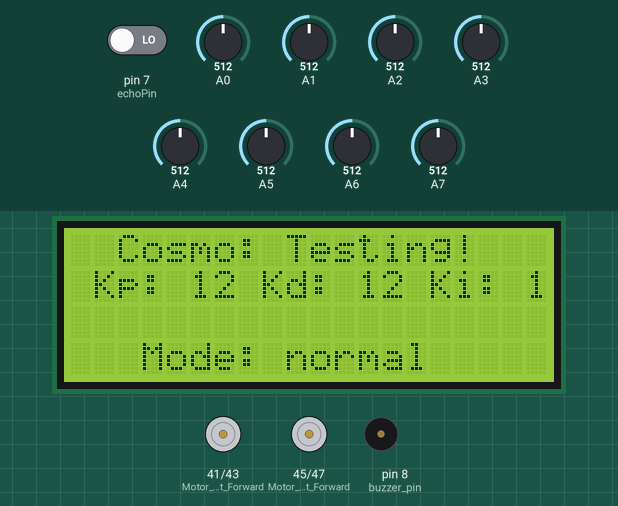
Bench run of a sketch on a simulated Arduino Mega 2560, built with avr-gcc and run on an emulated ATmega2560. Shown: 20×4 character LCD, motor-driver pin pairs drawn as motors (green arrow = first pin HIGH = forward, orange = second pin HIGH = backward, longer = more drive, scaled by the enable pin), buzzer (waves = sounding, pin HIGH). The test bench sets the inputs (shaded band); at power-on: pin 7 (echoPin) LOW, A0 = 512, A1 = 512, A2 = 512, A3 = 512, A4 = 512, A5 = 512, A6 = 512, A7 = 512. EEPROM starts erased; what the sketch prints to the serial monitor is not drawn.

Above: at 1.6 s.
1.7 s: pin 7 (echoPin) driven HIGH
At 2.7 s:
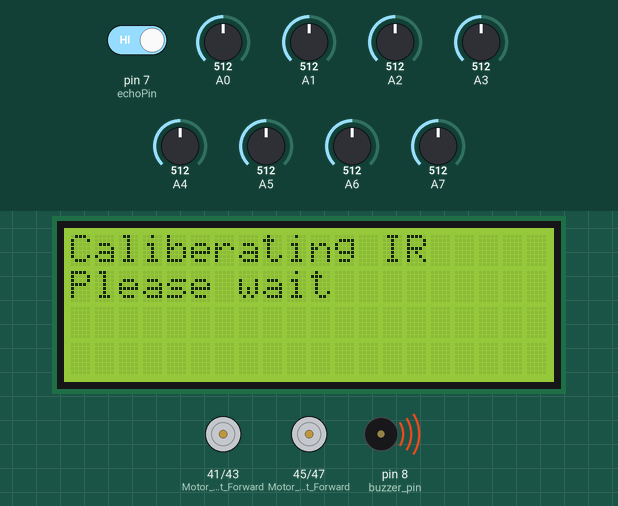
At 33.9 s:
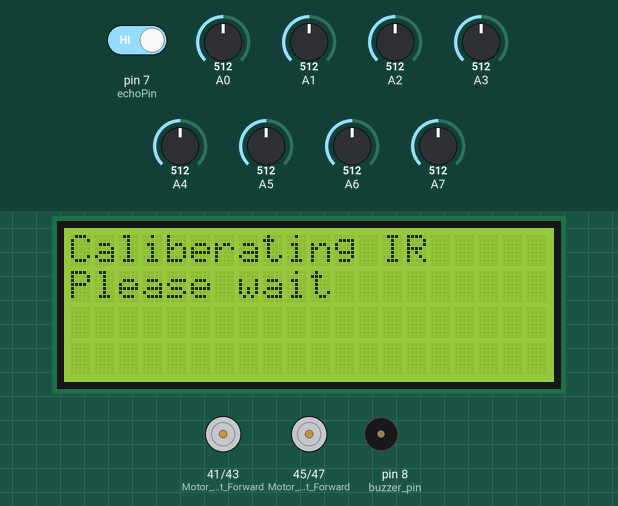
Timing chart, 0 to 35.4 s (numbered marks = the images above; inputs shaded):
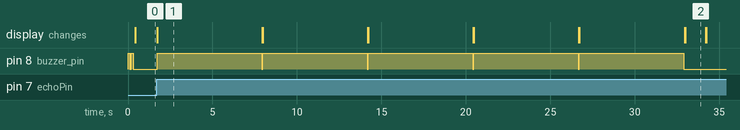

The sketch:

Line_Following_with_Bends.ino
```cpp
// THIS IS FIRST AND SIMPLEST WORKING CODE FOR CALIBERATION AND BEND TAKING

#include <Arduino.h>

#include <LiquidCrystal_I2C.h>

#include <EEPROM.h>

// Define the size of the array and the EEPROM address to start writing data
const int arraySize = 8; // Adjust this based on your array size
const int eepromAddress = 0; // EEPROM address where you want to start writing


// Define PID parameters
double Kp = 12;
double Ki = 1.5;
double Kd = 12;

// Initialize PID variables
double prevError = 0;
double integral = 0;
double derivative = 0;

//recorrect
int Ir_thresholds[] = {300, 300, 100, 100, 100, 105, 400, 400};


LiquidCrystal_I2C lcd(0x27,20,4);  // set the LCD address to 0x27 for a 16 chars and 2 line display

//define trig pin 6 and echo pin 7
#define trigPin 6
#define echoPin 7

//pushbutton input for caliberation
#define caliberation 7

//pin for buzzer
#define buzzer_pin 8

//pin for right bend sensor
#define right_bend_sensor 9

bool swich = 1;

bool bend_start = false;

bool bend_condition = false;

int now_time = 0;

String mode = "normal";

//IR_array 8 space empty array
int IR_array[8];

int Threshold = 100;

//define right motor enable pin is 3 and left 2
#define ENR 3
#define ENL 2

#define Motor_Right_Forward 41
#define Motor_Right_Backward 43
#define Motor_Left_Forward 45
#define Motor_Left_Backward 47

// defines variables
long duration;
int distance;

// bool Switch = 0; //0 for left ; 1 for right;
int x = 0;

void motor(int motor, int direction);
void caliberate();
void buzzer_beep();
void LCD_initial();

void setup() {

  pinMode(buzzer_pin, OUTPUT);

  //pin 8 is buzzer, tur it on and off for 2 quick beeps
  buzzer_beep();
  delay(100);
  buzzer_beep();


  lcd.init(); // initialize the lcd
  // Print a message to the LCD.
  lcd.backlight();

  LCD_initial();

  //pinmode trig and echo
  pinMode(trigPin, OUTPUT);
  pinMode(echoPin, INPUT);

  //Serial begin
  Serial.begin(9600);

  for (int i = 0; i < 8; i++) {
    Ir_thresholds[i] = EEPROM.read(i)*4;
  }

  Serial.print("int IR_thresholds[] = {");
  for (int i = 0; i < 8; i++){
    Serial.print(Ir_thresholds[i]);
    Serial.print(", ");
  }
  Serial.println("};    ");


  pinMode(Motor_Right_Forward, OUTPUT);
  pinMode(Motor_Right_Backward, OUTPUT);
  pinMode(Motor_Left_Forward, OUTPUT);
  pinMode(Motor_Left_Backward, OUTPUT);

  pinMode(right_bend_sensor, INPUT);


  // digitalWrite(Motor_Right_Forward,1);

  motor(1,1);
  motor(2,1);

  pinMode(caliberation, INPUT);

}

int temp = 0;

void loop() {

  if (digitalRead(caliberation) == 1){
    caliberate();
  }


  //serial print from A0 to A7
   for (int i = 0; i < 8; i++){
    // Serial.print(analogRead(i));
    // Serial.print(" ");
    if (analogRead(i) < Ir_thresholds[i]){
      temp = 1;}
    else{
      temp = 0;}
     IR_array[i] = temp;

   }

//  for (int i = 0; i < 8; i++){
//    Serial.print(IR_array[i]);
//    Serial.print(" ");
//   }
//   Serial.println(" ");

  int array_lit_amount = IR_array[0] + IR_array[1] + IR_array[2] + IR_array[3] + IR_array[4] + IR_array[5] + IR_array[6] + IR_array[7];
  float left_sum = -5*IR_array[0] -3*IR_array[1] -2*IR_array[2] -1*IR_array[3];
  float right_sum = 1*IR_array[4] +2*IR_array[5] +3*IR_array[6] +5*IR_array[7];
  int position = left_sum + right_sum;

   derivative = position - prevError;

  int PID_constant = position*Kp + Kd * derivative;

  prevError = position;

  //Serial.println(position);
  // lcd.setCursor(2,2);
  // lcd.print("The IR weight: ");
  // lcd.print(position);

  int Drive_constant = 60;

  int Left_drive = Drive_constant + PID_constant;
  int Right_drive = Drive_constant - PID_constant;


  if (Left_drive > 255){
    Left_drive = 255;
  }

  if (Left_drive < 0){
    Left_drive = 0;
  }

  if (Right_drive > 255){
    Right_drive = 255;
  }

  if (Right_drive < 0){
    Right_drive = 0;
  }

  // lcd.setCursor(0,3);
  // lcd.print("Right: ");
  // lcd.print(Right_drive);
  // lcd.print(" Left: ");
  // lcd.print(Left_drive);

  //end detection
  if (array_lit_amount == 8){
    swich = 0;
  }

  // if (mode == "normal"){
  //   //bend detection
  //   if(right_sum >= 9 && left_sum > -4){
  //     //breaking
  //     motor(1,0);
  //     motor(2,0);
  //     now_time = millis();
  //     mode = "bend";

  //     bend_start = true;

  //     lcd.setCursor(3,3);
  //     lcd.print("Mode: ");
  //     lcd.print(mode);

  //   }
  // }

  if (mode == "bend"){
    if(bend_start == true){
      bend_start = false;
      bend_condition = false;
      while (digitalRead(right_bend_sensor) == 0){
        digitalWrite(buzzer_pin,HIGH);
        // Serial.print("in loop:  ");
        // Serial.println(digitalRead(right_bend_sensor));
        motor(1,1);
        motor(2,1);
        Left_drive = 60;
        Right_drive = 60;
        analogWrite(ENL,Left_drive);
        analogWrite(ENR,Right_drive);
      }
        analogWrite(ENL,0);
        analogWrite(ENR,0);
        delay(1000);
    array_lit_amount = 0;
    }
    // analogWrite(ENL,0);
    // analogWrite(ENR,0);
    // delay(1000);


    digitalWrite(buzzer_pin,LOW);
    //buzzer_beep();

    Serial.println(array_lit_amount);

    motor(1,0);
    motor(2,1);

    Left_drive = 65;
    Right_drive = 75;
    Serial.println("in turning mode");


    if (bend_condition == false){
      if (array_lit_amount >= 3){

        bend_condition = true;
      }
    } else {
      if (IR_array[3] == 1 or IR_array[4] == 1){

        Serial.print("bend over");
        mode = "normal";


        lcd.setCursor(3,3);
        lcd.print("Mode: ");
        lcd.print(mode);


        motor(1,1);
        motor(2,1);

        bend_condition = false;

        analogWrite(ENL,0);
        analogWrite(ENR,0);
        delay(1000);
      }
    }

  }

  if (swich == 1){
  analogWrite(ENL,Left_drive);
  analogWrite(ENR,Right_drive);
  }else{
  analogWrite(ENL,0);
  analogWrite(ENR,0);
  }

  // analogWrite(ENL,200);
  // analogWrite(ENR,0);


  //Serial.println(IR_array[2]);
  //Serial.println(IR_array[5]);

  // //read the distance from ultrasonic sensor
  // // Clears the trigPin
  // digitalWrite(trigPin, LOW);
  // delayMicroseconds(2);

  // // Sets the trigPin on HIGH state for 10 micro seconds
  // digitalWrite(trigPin, HIGH);
  // delayMicroseconds(10);
  // digitalWrite(trigPin, LOW);

  // // Reads the echoPin, returns the sound wave travel time in microseconds
  // duration = pulseIn(echoPin, HIGH);

  // // Calculating the distance
  // distance= duration*0.034/2;

  // // Prints the distance on the Serial Monitor
  // //Serial.print("Distance: ");
  // //Serial.println(distance);

  // if (distance < 8){
  //   analogWrite(ENL,255);
  //   analogWrite(ENR,255);
  //   motor(1,0);
  //   motor(2,0);
  //   delay(100);
  //   analogWrite(ENL,0);
  //   analogWrite(ENR,0);
  // } else {
  //   analogWrite(ENL,00);
  //   analogWrite(ENR,00);
  //   motor(1,1);
  //   motor(2,1);
  // }

}


void caliberate(){

  lcd.clear();
  lcd.setCursor(0,0);
  lcd.print("Caliberating IR");
  lcd.setCursor(0,1);
  lcd.print("Please wait");

  //make sensor_max_values array of length 8 equal to sensor caliberation array
  int sensor_max_values[8] = {0,0,0,0,0,0,0,0};

  //sensor min values array
  int sensor_min_values[8] = {0,0,0,0,0,0,0,0};

  int now_time_for_caliberation = millis();
  Serial.print("now time for caliberation: ");
  Serial.print(now_time_for_caliberation);
  Serial.print("  millis: ");
  Serial.println(millis());

  while (millis() - now_time_for_caliberation < 5000){
    // Serial.println("Caliberating IR");
    digitalWrite(buzzer_pin,1);

    bool allZeros = true;
    for (int i = 0; i < 8; i++) {
      if (sensor_max_values[i] != 0) {
        allZeros = false;
        break; // No need to continue checking if we find a non-zero value
      }
    }

    if (allZeros){
      for (int i = 0; i < 8; i++){
        sensor_max_values[i] = analogRead(i);
        sensor_min_values[i] = analogRead(i);
      }
    }

    for (int i = 0; i < 8; i++){
      if (analogRead(i) > sensor_max_values[i]){
        sensor_max_values[i] = analogRead(i);
      }
      if (analogRead(i) < sensor_min_values[i]){
        sensor_min_values[i] = analogRead(i);
      }

    }
  }
  Serial.print("int IR_thresholds[] = {");
  for (int i = 0; i < 8; i++){
    Serial.print(sensor_max_values[i]);
    Serial.print(", ");
  }
  Serial.print("};    ");
  Serial.print("int IR_thresholds[] = {");
  for (int i = 0; i < 8; i++){
    Serial.print(sensor_min_values[i]);
    Serial.print(", ");
  }
  Serial.print("};    ");

  for (int i = 0; i < 8; i++){
    Ir_thresholds[i] = (sensor_max_values[i] + sensor_min_values[i])/2;
  }

  Serial.print("int IR_thresholds[] = {");
  for (int i = 0; i < 8; i++){
    Serial.print(Ir_thresholds[i]);
    Serial.print(", ");
  }
  Serial.println("};    ");

  //save the array to eeprom
  for (int i = 0; i < 8; i++) {
    EEPROM.write(i, byte(Ir_thresholds[i]/4));
  }

  delay(1000);

  digitalWrite(buzzer_pin,0);

  LCD_initial();
}

void buzzer_beep(){
  digitalWrite(buzzer_pin,1);
  delay(100);
  digitalWrite(buzzer_pin,0);
}

void motor(int motor, int direction){ // 1 for right ; 2 for left
  if (motor == 1){
    if (direction == 1){
      digitalWrite(Motor_Right_Forward,1);
      digitalWrite(Motor_Right_Backward,0);
    }else{
      digitalWrite(Motor_Right_Forward,0);
      digitalWrite(Motor_Right_Backward,1);
    }
  }else{
    if (direction == 1){
      digitalWrite(Motor_Left_Forward,1);
      digitalWrite(Motor_Left_Backward,0);
    }else{
      digitalWrite(Motor_Left_Forward,0);
      digitalWrite(Motor_Left_Backward,1);
    }
  }
}

void LCD_initial(){

  lcd.setCursor(2,0);
  lcd.print("Cosmo: Testing!");
  lcd.setCursor(2,1);

  lcd.setCursor(1,1);
  lcd.print("Kp: ");
  lcd.print(int(Kp));

  lcd.print(" Kd: ");
  lcd.print(int(Kd));

  lcd.print(" Ki: ");
  lcd.print(int(Ki));

  lcd.setCursor(3,3);
  lcd.print("Mode: ");
  lcd.print(mode);


}
```

Measured:
- after the input at 1.7 s, pin 8 (buzzer_pin): alternates HIGH for 6.2 s and LOW for 0.08 s, 10 changes in all, then stays LOW, starting at once; the display: changes at once (image 1)
- what the display in image 1 shows lasts 6.3 s, from 1.7 s to 8.0 s
- what the display in image 2 shows lasts 1.2 s, from 33.0 s to 34.2 s
